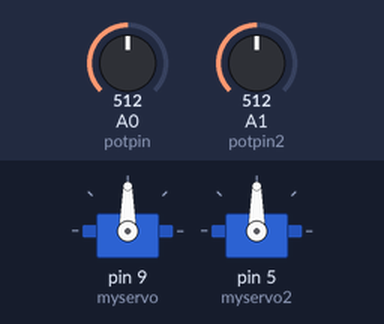
Simulated run of this sketch. Board: Arduino Uno, built with avr-gcc and run on an emulated ATmega328P. On the bench: 2 × servo. The inputs (shaded band) are chosen by the test bench; at power-on: A0 (potpin) = 512, A1 (potpin2) = 512.

Above: at 1.2 s.
1.3 s: A0 (potpin) set to 716
At 2.3 s:
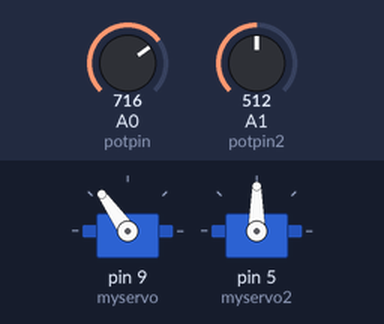
2.8 s: A1 (potpin2) set to 716
At 3.5 s:
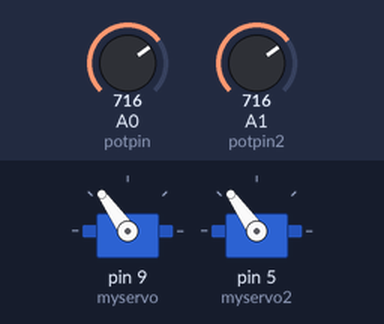
4.3 s: A0 (potpin) set to 900
At 4.6 s:
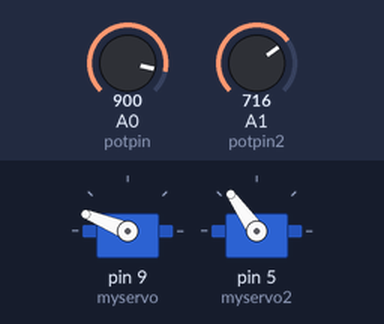
5.8 s: A1 (potpin2) set to 900
At 7.0 s:
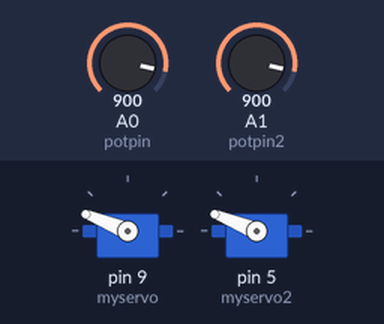
7.3 s: A0 (potpin) set to 1023
At 8.1 s:
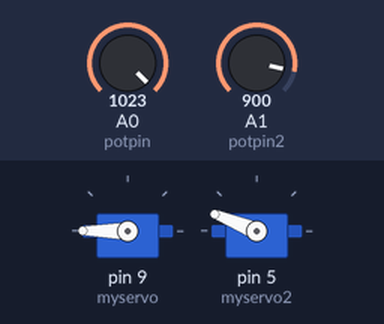
8.8 s: A1 (potpin2) set to 1023
At 9.2 s:
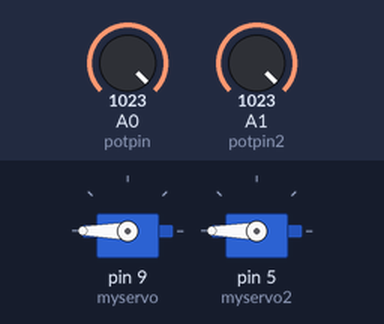
Timing chart, 0 to 11.3 s (numbered marks = the images above; inputs shaded):
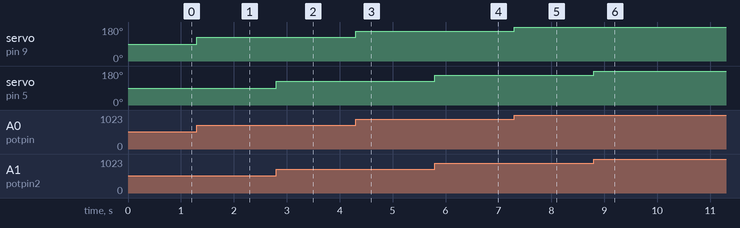

Measured:
- after the input at 1.3 s, servo on pin 9 (myservo): 90° → 125° at once
- after the input at 2.8 s, servo on pin 5 (myservo2): 90° → 125° at once
- after the input at 4.3 s, servo on pin 9 (myservo): 125° → 158° at once
- after the input at 5.8 s, servo on pin 5 (myservo2): 125° → 158° at once
- after the input at 7.3 s, servo on pin 9 (myservo): 158° → 180° at once
- after the input at 8.8 s, servo on pin 5 (myservo2): 158° → 180° at once

The sketch:

Multi_Servo_Test.ino
```cpp
#include <Servo.h>

Servo myservo;
Servo myservo2;

int potpin = A0;
int val;
int potpin2 = A1;
int val2;

void setup() {
  myservo.attach(9);
  myservo2.attach(5);
}

void loop() {
  val = analogRead(potpin);
  val2 = analogRead(potpin2);
  val = map(val, 0, 1023, 0, 180);
  val2 = map(val2, 0, 1023, 0, 180);
  myservo.write(val);
  myservo2.write(val2);

}
```
